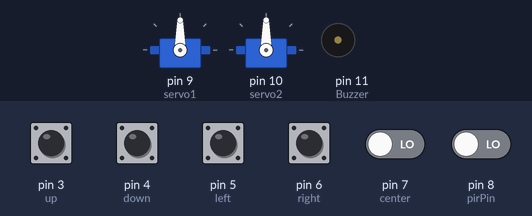
A sketch run on a simulated Arduino Uno, built with avr-gcc and run on an emulated ATmega328P. On the bench: 2 × servo, buzzer (waves = sounding). The test bench sets the inputs (shaded band); at power-on: pin 3 (up), pin 4 (down), pin 5 (left), pin 6 (right), pin 7 (center), pin 8 (pirPin) LOW.

Above: at 1.6 s.
1.7 s: pin 3 (up) pulled HIGH for 1 s
At 3.6 s:
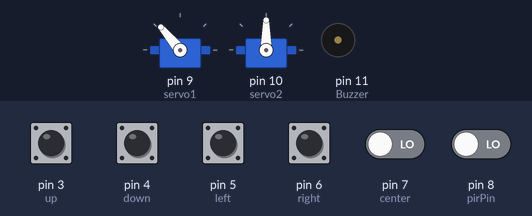
4.2 s: pin 5 (left) pulled HIGH for 0.15 s
At 5.4 s:
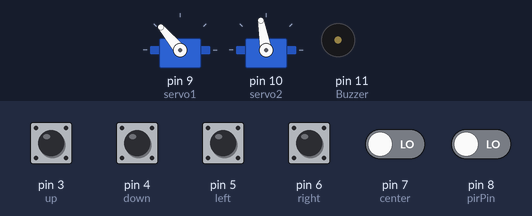
5.8 s: pin 7 (center) driven HIGH
At 6.9 s:
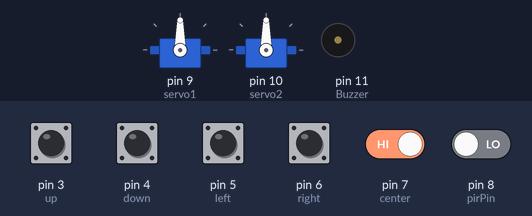
7.5 s: pin 8 (pirPin) driven HIGH
At 8.3 s:
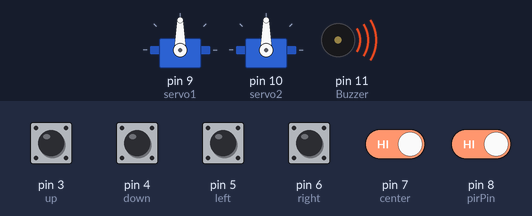
9.3 s: pin 5 (left) pulled HIGH for 1 s
At 11.0 s:
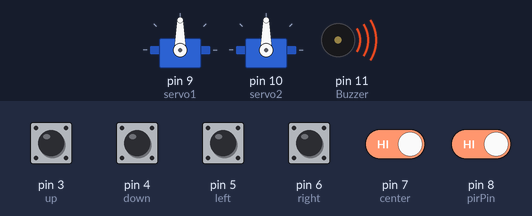
12.0 s: pin 3 (up) pulled HIGH for 1 s
At 13.2 s:
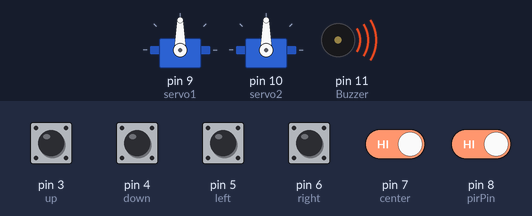
Timing chart, 0 to 15.0 s (numbered marks = the images above; inputs shaded):
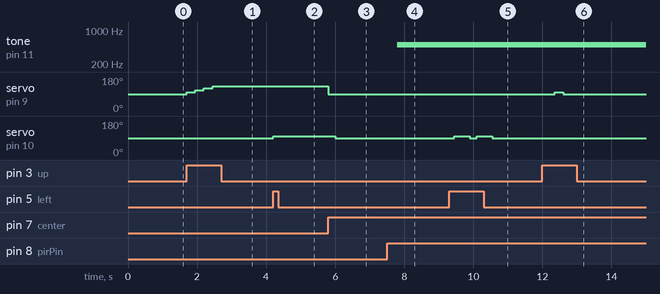

Measured:
- after the input at 1.7 s, servo on pin 9 (servo1): 90° → 100° at once, → 110° 0.25 s later, → 120° 0.25 s later, → 130° 0.25 s later
- after the input at 4.2 s, servo on pin 10 (servo2): 90° → 100° at once
- after the input at 5.8 s, servo on pin 9 (servo1): 130° → 90° at once; servo on pin 10 (servo2): 100° → 90° after 0.20 s
- after the input at 7.5 s, tone on pin 11 (Buzzer): silent → 500 Hz after 0.30 s
- after the input at 9.3 s, servo on pin 10 (servo2): alternates 100° for 0.45 s and 90° for 0.20 s, 4 changes in all, then stays 90°, starting after 0.15 s
- after the input at 12.0 s, servo on pin 9 (servo1): 90° → 100° after 0.35 s, → 90° 0.25 s later

The sketch:

Full_Code.ino
```cpp
#include <Servo.h>
#define up 3
#define down 4
#define left 5
#define right 6
#define center 7

Servo servo1;
Servo servo2;

int pos1 = 90;
int pos2 = 90;

int calibrationTime = 30;
long unsigned int lowIn;
long unsigned int pause = 5000;

boolean lockLow = true;
boolean takeLowTime;

int pirPin = 8;
int Buzzer = 11;

void setup() {
  //Serial.begin(9600);
  pinMode(center,INPUT);
  pinMode(up,INPUT);
  pinMode(down,INPUT);
  pinMode(left,INPUT);
  pinMode(right,INPUT);

  pinMode(pirPin, INPUT);
  pinMode(Buzzer, OUTPUT);
  digitalWrite(pirPin, LOW);

  servo1.attach(9);
  servo2.attach(10);
  servo1.write(pos1);
  delay(200);
  servo2.write(pos2);
  delay(200);

}

void loop() {
  // put your main code here, to run repeatedly:
  byte upstate = digitalRead(up);
  if ((upstate == HIGH) && (pos1 <= 160)){
    //Serial.println("Button up is pressed");
    pos1+=10;
    servo1.write(pos1);
    //Serial.println(pos1);
    //Serial.println(pos2);

    delay(250);
    }
  byte downstate = digitalRead(down);
  if ((downstate == HIGH) && (pos1 >= 20)){
    //Serial.println("Button down is pressed");
    pos1-=10;
    servo1.write(pos1);

    delay(250);
    }
  byte leftstate = digitalRead(left);
  if ((leftstate == HIGH) && (pos2 <= 160)){
    //Serial.println("Button left is pressed");
    pos2+=10;
    servo2.write(pos2);

    delay(250);
    }
  byte rightstate = digitalRead(right);
  if ((rightstate == HIGH) && (pos2 >= 20)){
    //Serial.println("Button right is pressed");
    pos2-=10;
    servo2.write(pos2);

    delay(250);
    }
  byte centerstate = digitalRead(center);
  if (centerstate == HIGH){
    //Serial.println("Button center is pressed");
    pos1=90;
    pos2=90;
    servo1.write(pos1);
    delay(200);
    servo2.write(pos1);
    delay(200);
    }

    if(digitalRead(pirPin) == HIGH){
       tone(Buzzer,500);
       if(lockLow){
         lockLow = false;
         //Serial.println("---");
         //Serial.print("motion detected at ");
         //Serial.print(millis()/1000);
         //Serial.println(" sec");
         delay(50);
         }
         takeLowTime = true;
       }

     if(digitalRead(pirPin) == LOW){
       noTone(Buzzer);
       if(takeLowTime){
        lowIn = millis();
        takeLowTime = false;
        }
       //if the sensor is low for more than the given pause,
       //we assume that no more motion is going to happen
       if(!lockLow && millis() - lowIn > pause){
           lockLow = true;
           //Serial.print("motion ended at ");      //output
           //Serial.print((millis() - pause)/1000);
           //Serial.println(" sec");
           delay(50);
           }
       }

  }
```
